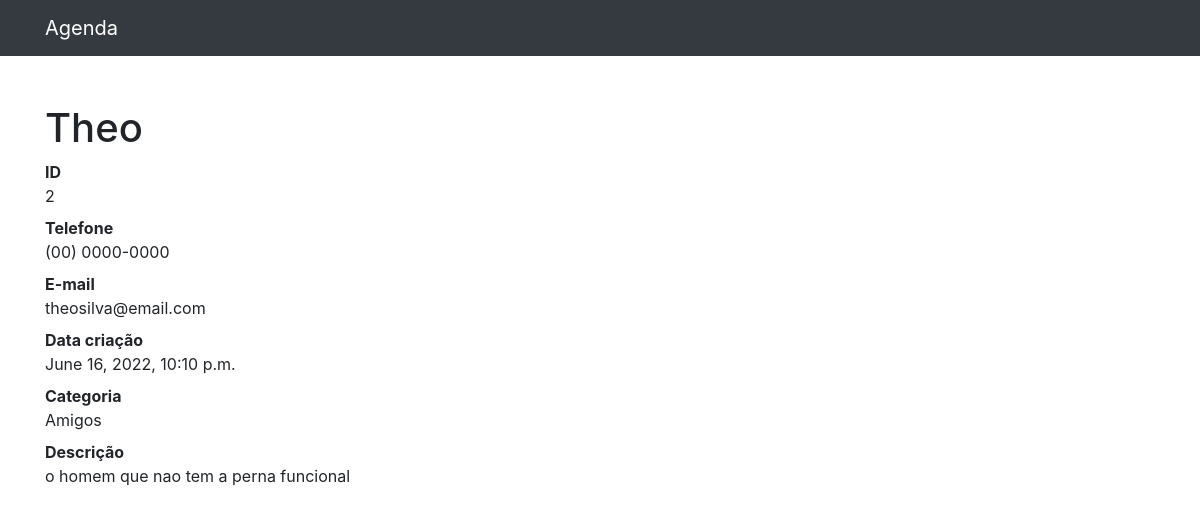
/2, run on the app's committed database.
### contatos/models.py (models this page shows, shortened)
class Contato(models.Model):
    nome = models.CharField(max_length=250)
    sobrenome = models.CharField(max_length=250,blank=True)
    telefone = models.CharField(max_length=250)
    email =  models.CharField(max_length=250,blank=True)
    data_criacao = models.DateTimeField(default=timezone.now)
    descricao = models.TextField(blank=True)
    categoria = models.ForeignKey(Categoria, on_delete=models.DO_NOTHING)

class  Categoria(models.Model):
    nome = models.CharField(max_length=250)
    def __str__(self):
        return self.nome

### contatos/views.py (the view)
# urls.py: path('<int:contato_id>',views.ver_contato,name='ver_contato'), # aqui e um novo endpoint
def ver_contato(request, contato_id):
    contato = Contato.objects.get(id=contato_id)
    return render(request,'contatos/ver_contato.html',{
        'contato': contato
    })

### contatos/templates/contatos/ver_contato.html
{% extends 'base.html' %}
{% block conteudo %}
<h1 class="mt-5">{{ contato.nome }}</h1>
<dl>
  <dt>ID</dt>
  <dd>{{ contato.id }}</dd>
  <dt>Telefone</dt>
  <dd>{{ contato.telefone }}</dd>
  <dt>E-mail</dt>
  <dd>{{ contato.email }}</dd>
  <dt>Data criação</dt>
  <dd>{{ contato.data_criacao }}</dd>
  <dt>Categoria</dt>
  <dd>{{ contato.categoria }}</dd>
  <dt>Descrição</dt>
  <dd>{{ contato.descricao }}</dd>
</dl>
{% endblock conteudo %}

### data on the page
Contato: nome "Theo", id "2", telefone "(00) 0000-0000", email "theosilva@email.com", data_criacao "June 16, 2022, 10:10 p.m.", categoria "Amigos", descricao "o homem que nao tem a perna funcional"
